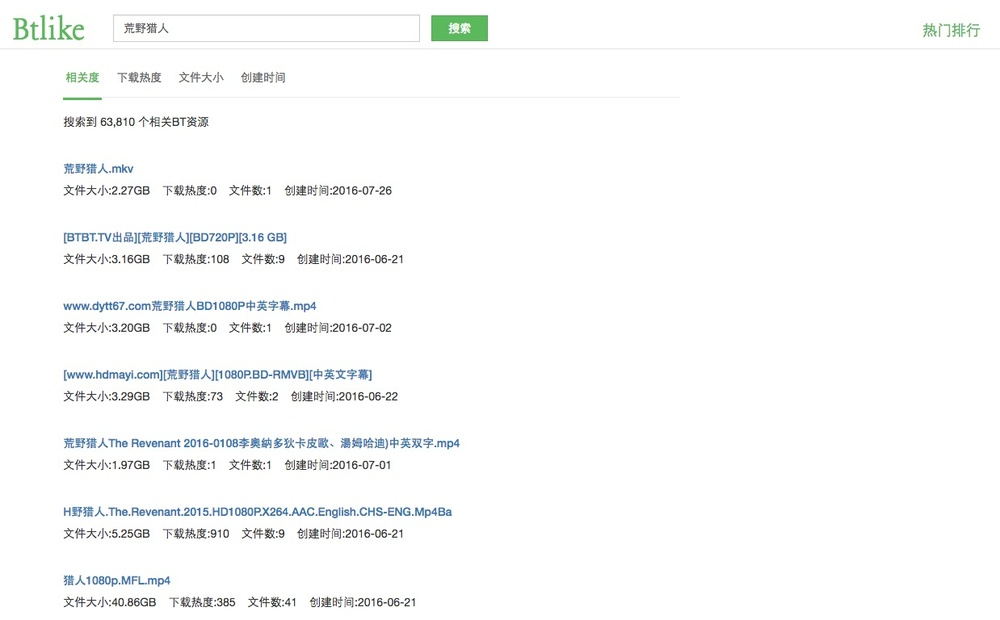
#> input picture go/btzei/assets/img/3.jpg, 1000 x 620 px, shrunk from 1238 x 768 before the run, found by its file name
$ python opencvtest.py
#> lines starting #> are read from the running program, lines starting #| are printed output that depends on the picture; after the words box and inside, x2 and y2 are one past the last pixel; in counts of white or black regions, pixels touching at a corner belong together
#!/usr/bin/env python

'''
Texture flow direction estimation.

Sample shows how cv.cornerEigenValsAndVecs function can be used
to estimate image texture flow direction.

Usage:
    texture_flow.py [<image>]
'''

# Python 2/3 compatibility
from __future__ import print_function

import numpy as np
import cv2 as cv

if __name__ == '__main__':
    import sys
    try:
        fn = sys.argv[1]
    except:
        fn = './data/3.jpg'

    img = cv.imread(fn)
#> img is the input picture: shape (620, 1000, 3); mean B, G, R 250.3, 250.3, 249.5
    if img is None:
        print('Failed to load image file:', fn)
        sys.exit(1)

    gray = cv.cvtColor(img, cv.COLOR_BGR2GRAY)
    h, w = img.shape[:2]
#> h = 620; w = 1000

    eigen = cv.cornerEigenValsAndVecs(gray, 15, 3)
    eigen = eigen.reshape(h, w, 3, 2)  # [[e1, e2], v1, v2]
    flow = eigen[:,:,2]

    vis = img.copy()
    vis[:] = (192 + np.uint32(vis)) / 2
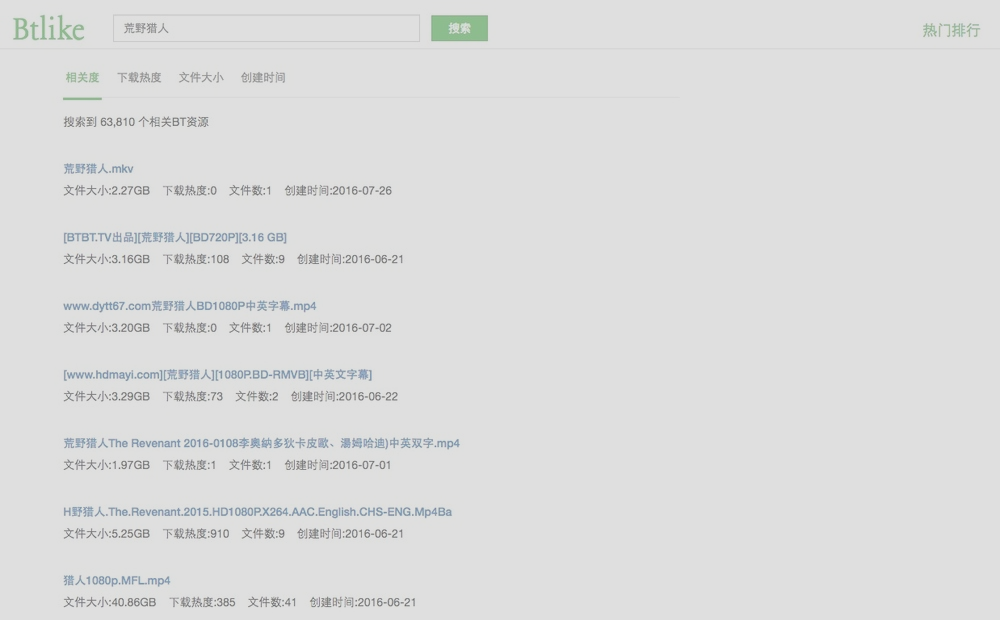
#> vis: shape (620, 1000, 3); mean B, G, R 220.7, 220.7, 220.3
    d = 12
    points =  np.dstack( np.mgrid[d/2:w:d, d/2:h:d] ).reshape(-1, 2)
    for x, y in np.int32(points):
        vx, vy = np.int32(flow[y, x]*d)
        cv.line(vis, (x-vx, y-vy), (x+vx, y+vy), (0, 0, 0), 1, cv.LINE_AA)
#> this loop made 4316 passes
#> (vx, vy) on passes 1 to 3: (-9, 6), (-2, -11), (10, -6)
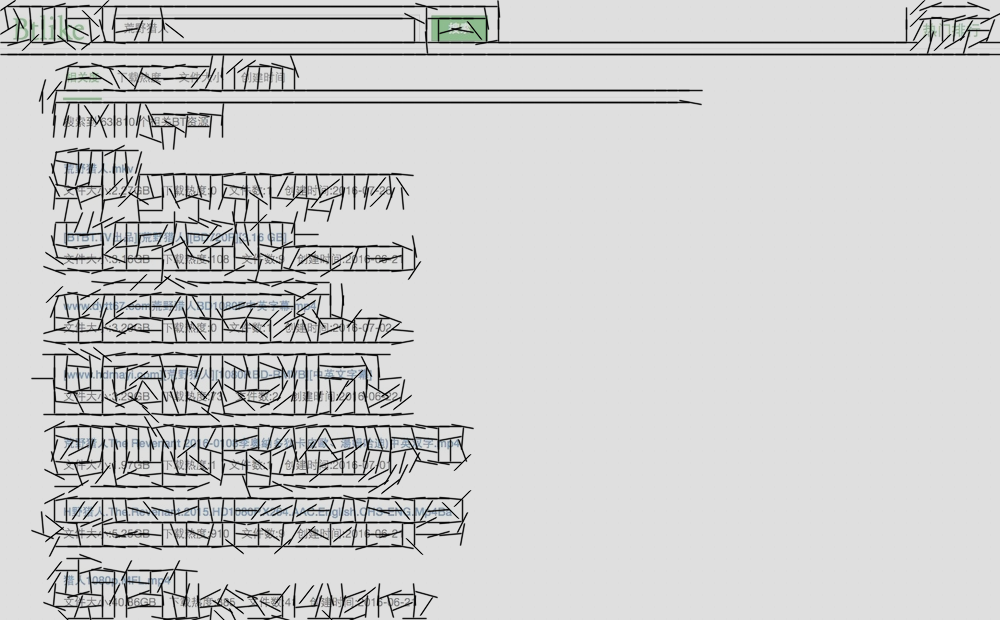
#> vis: shape (620, 1000, 3); 13.35% of pixels changed, all inside (x1, y1, x2, y2) = (0, 0, 1000, 620)
    cv.imshow('input', img)
    cv.imshow('flow', vis)
    cv.waitKey()

$ run again, with go/btzei/assets/img/4.jpg copied over go/btzei/assets/img/3.jpg
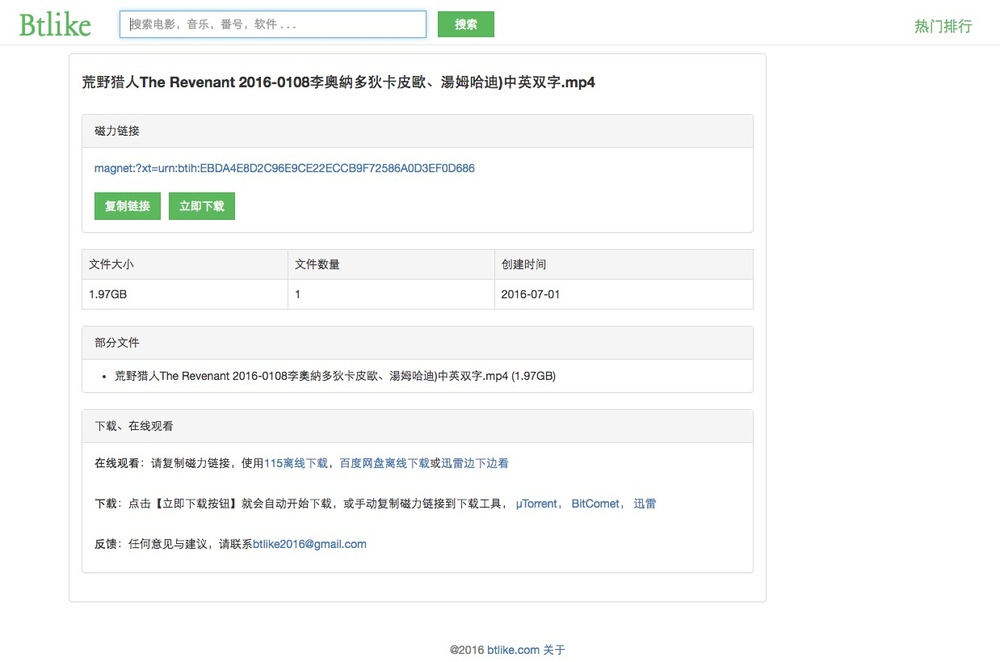
#> input picture go/btzei/assets/img/4.jpg, 1000 x 662 px, shrunk from 1238 x 819 before the run, found by its file name
#> img is the input picture: shape (662, 1000, 3); mean B, G, R 248.5, 249, 248
#> `vis[:] = (192 + np.uint32(vis)) / 2`:
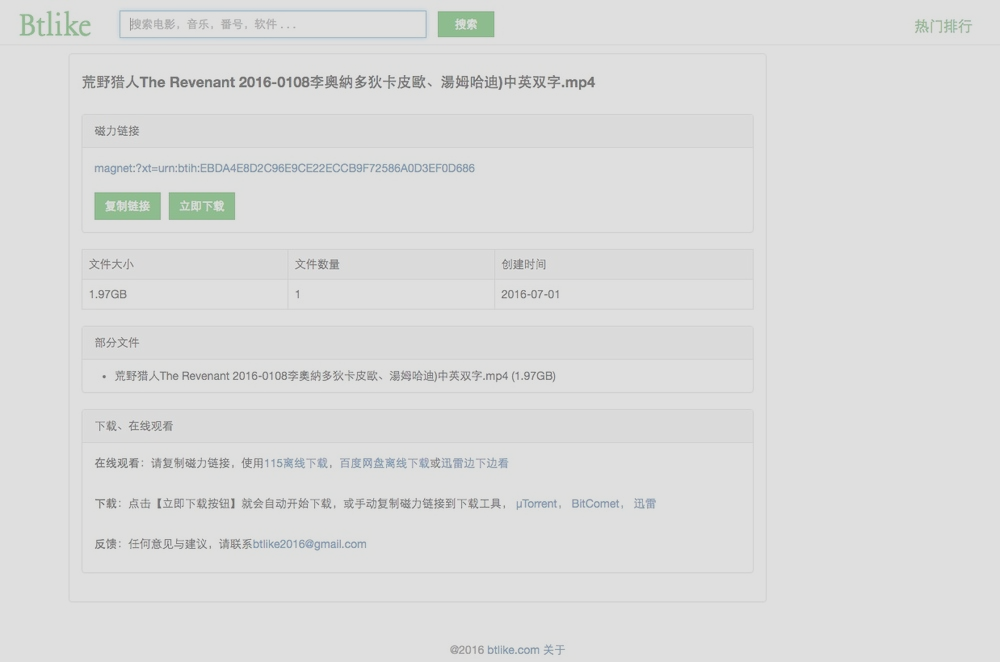
#> vis: shape (662, 1000, 3); mean B, G, R 219.8, 220.1, 219.6
#> the loop `for x, y in np.int32(points):` made 4565 passes
#> (vx, vy) on passes 1 to 3: (-6, 10), (-2, 11), (0, 11)
#> after the loop `for x, y in np.int32(points):`:
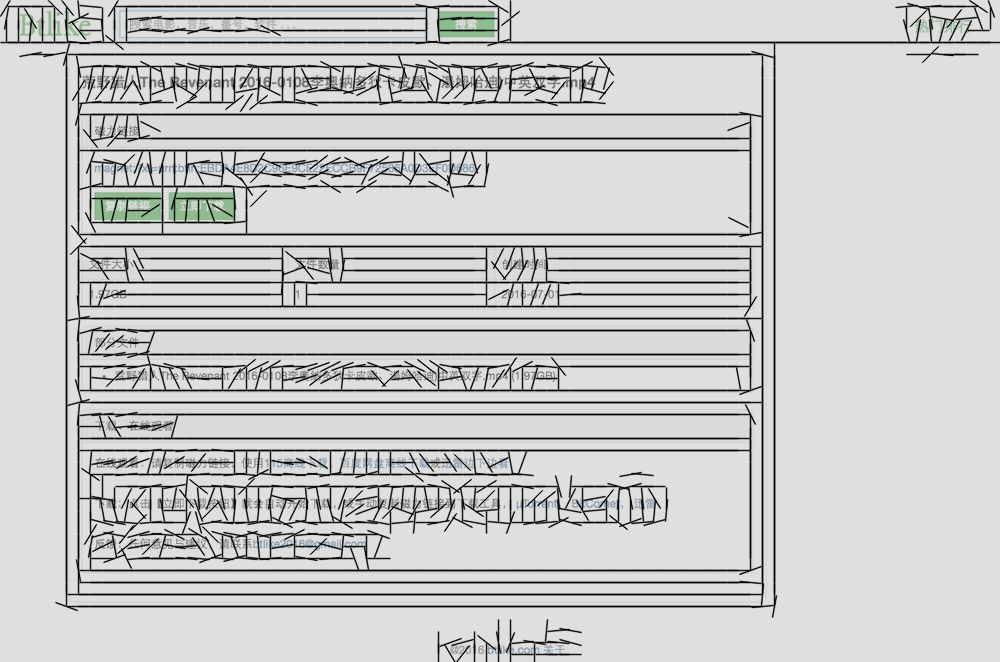
#> vis: shape (662, 1000, 3); 17.33% of pixels changed, all inside (x1, y1, x2, y2) = (0, 0, 1000, 662)
